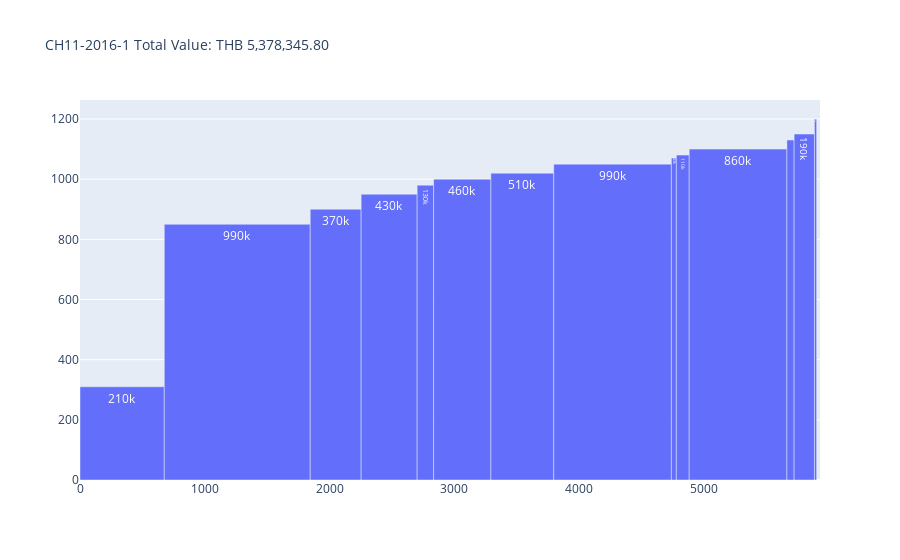
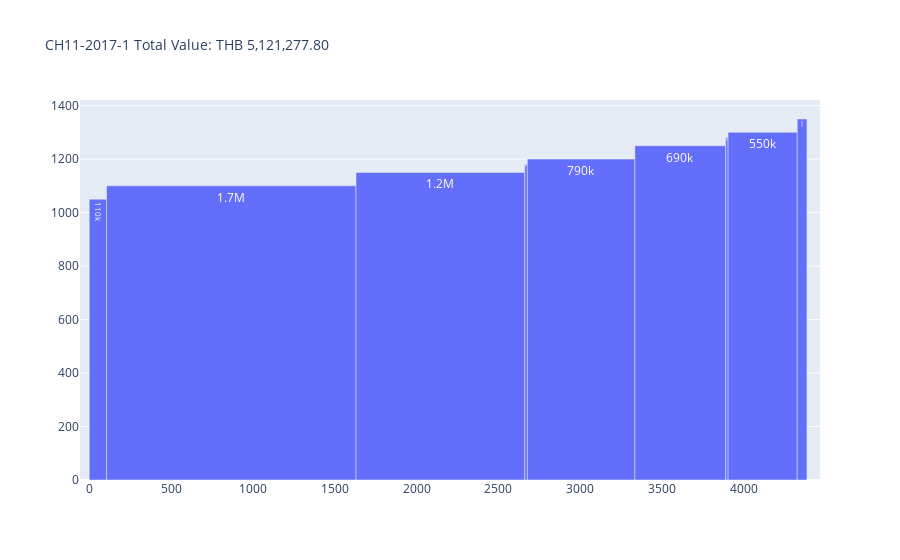
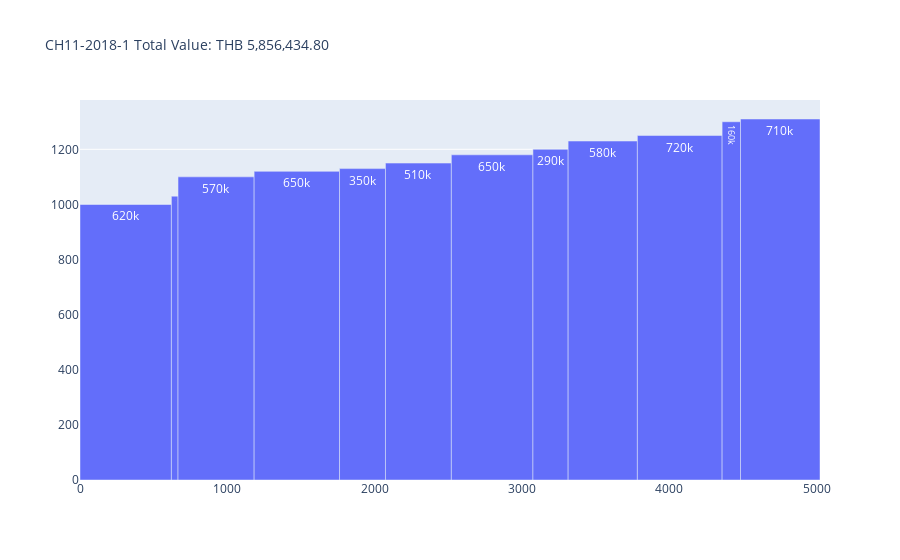
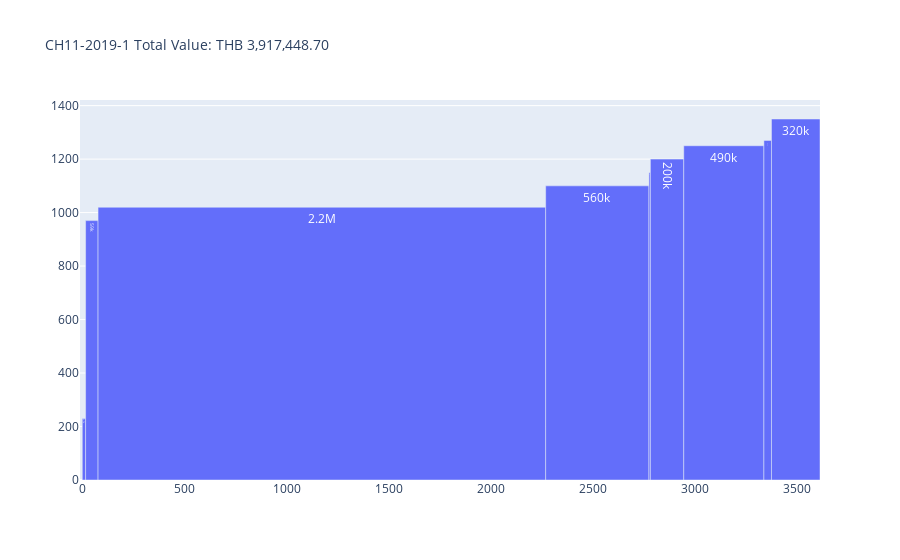

Notebook cell for these charts, in order:
### Code cell
for y in years:
    sum_value = sum(value[s][y][m])
    fig = go.Figure(data=[go.Bar(
        x=xx[s][y][m],
        y=yy[s][y][m],
        width=width[s][y][m],
        text=value[s][y][m],
    )])
    fig.update_traces(texttemplate='%{text:.2s}', textposition='inside')
    #fig.update_xaxes(dtick=1000)
    fig.update_layout(title=f'{s}-{y}-{m} Total Value: THB {sum_value:,.2f}')
    fig.layout.title.font=dict(size=14)
    fig.show()

### Figure 1 — Plotly figure (JSON) as saved in the notebook; plotly's stock layout.template omitted (floating-point values rounded to 4 significant figures)
{"data": [{"text": ["209426.69999999995", "994177.0", "367173.0", "426531.0", "129624.6", "458830.0", "513876.0000000002", "989751.0", "42671.6", "111358.8", "861344.0", "65223.6", "187346.5", "21012.0"], "textposition": "inside", "texttemplate": "%{text:.2s}", "type": "bar", "width": [675.6, 1170.0, 408.0, 449.0, 132.3, 458.8, 503.8, 942.6, 39.88, 103.1, 783.0, 57.72, 162.9, 17.51], "x": [337.8, 1260.0, 2049.0, 2478.0, 2768.0, 3064.0, 3545.0, 4268.0, 4760.0, 4831.0, 5274.0, 5695.0, 5805.0, 5895.0], "y": [310, 850, 900, 950, 980, 1000, 1020, 1050, 1070, 1080, 1100, 1130, 1150, 1200]}], "layout": {"title": {"font": {"size": 14}, "text": "CH11-2016-1 Total Value: THB 5,378,345.80"}}}

### Figure 2 — Plotly figure (JSON) as saved in the notebook; plotly's stock layout.template omitted (floating-point values rounded to 4 significant figures)
{"data": [{"text": ["111132.0", "1676367.0", "1185259.0", "18526.0", "788640.0", "692850.0", "19148.8", "549354.0", "80001.0"], "textposition": "inside", "texttemplate": "%{text:.2s}", "type": "bar", "width": [105.8, 1524.0, 1031.0, 15.7, 657.2, 554.3, 14.96, 422.6, 59.26], "x": [52.92, 867.8, 2145.0, 2668.0, 3005.0, 3611.0, 3895.0, 4114.0, 4355.0], "y": [1050, 1100, 1150, 1180, 1200, 1250, 1280, 1300, 1350]}], "layout": {"title": {"font": {"size": 14}, "text": "CH11-2017-1 Total Value: THB 5,121,277.80"}}}

### Figure 3 — Plotly figure (JSON) as saved in the notebook; plotly's stock layout.template omitted (floating-point values rounded to 4 significant figures)
{"data": [{"text": ["620330.0", "46277.9", "568161.0", "649073.6000000002", "352469.6000000001", "514165.0", "653424.9999999998", "286644.0", "578124.6000000001", "718687.5", "162253.0", "706823.6"], "textposition": "inside", "texttemplate": "%{text:.2s}", "type": "bar", "width": [620.3, 44.93, 516.5, 579.5, 311.9, 447.1, 553.8, 238.9, 470.0, 574.9, 124.8, 539.6], "x": [310.2, 642.8, 923.5, 1472.0, 1917.0, 2297.0, 2797.0, 3194.0, 3548.0, 4070.0, 4420.0, 4752.0], "y": [1000, 1030, 1100, 1120, 1130, 1150, 1180, 1200, 1230, 1250, 1300, 1310]}], "layout": {"title": {"font": {"size": 14}, "text": "CH11-2018-1 Total Value: THB 5,856,434.80"}}}

### Figure 4 — Plotly figure (JSON) as saved in the notebook; plotly's stock layout.template omitted (floating-point values rounded to 4 significant figures)
{"data": [{"text": ["3742.1", "59170.0", "2235646.200000001", "556215.0", "8119.0", "196152.0", "490575.0", "47015.4", "320814.0"], "textposition": "inside", "texttemplate": "%{text:.2s}", "type": "bar", "width": [16.27, 61, 2192.0, 505.6, 7.06, 163.5, 392.5, 37.02, 237.6], "x": [8.135, 46.77, 1173.0, 2522.0, 2778.0, 2864.0, 3141.0, 3356.0, 3494.0], "y": [230, 970, 1020, 1100, 1150, 1200, 1250, 1270, 1350]}], "layout": {"title": {"font": {"size": 14}, "text": "CH11-2019-1 Total Value: THB 3,917,448.70"}}}
